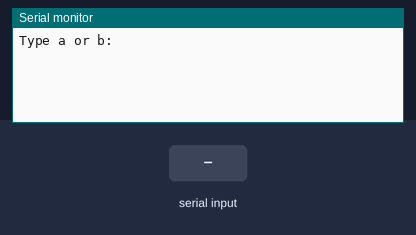
Simulated run of this sketch. Board: ESP32. Parts: the last lines printed to the serial monitor. Inputs (shaded band) come from the test bench.

Above: at 3.2 s.
3.3 s: "a\n" received over Serial
At 4.3 s:
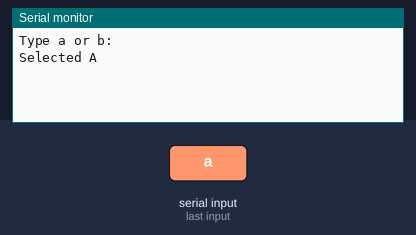
4.8 s: "b\n" received over Serial
At 5.4 s:
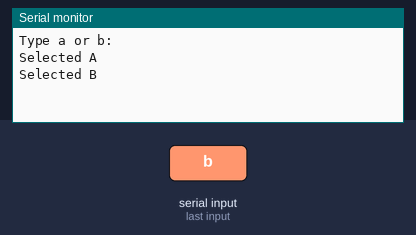
6.3 s: "1\n" received over Serial
At 7.7 s:
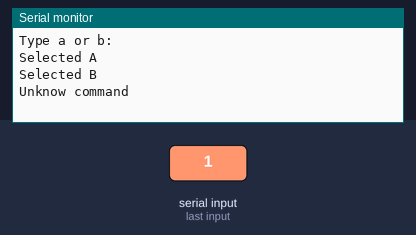

Measured:
- after the input at 3.3 s, the serial monitor: prints a new line at once (image 1)
- after the input at 4.8 s, the serial monitor: prints a new line at once (image 2)
- after the input at 6.3 s, the serial monitor: prints a new line at once (image 3)

The sketch:

IfElse.ino
```cpp
void setup() {
  Serial.begin(115200);
  delay(2000);
  Serial.println("Type a or b:");
}

void loop() {
  if (Serial.available() > 0) {
    char ch = Serial.read();
    if (ch == '\r' || ch == '\n') return;
    if (ch == 'a') {
      Serial.println("Selected A");
    }
    else if (ch == 'b') {
      Serial.println("Selected B");
    }
    //else if (ch == 'h') {
    //  Serial.println("Hello from ESP32!");
    //}
    else {
      Serial.println("Unknow command");
    }
  }
}
```
